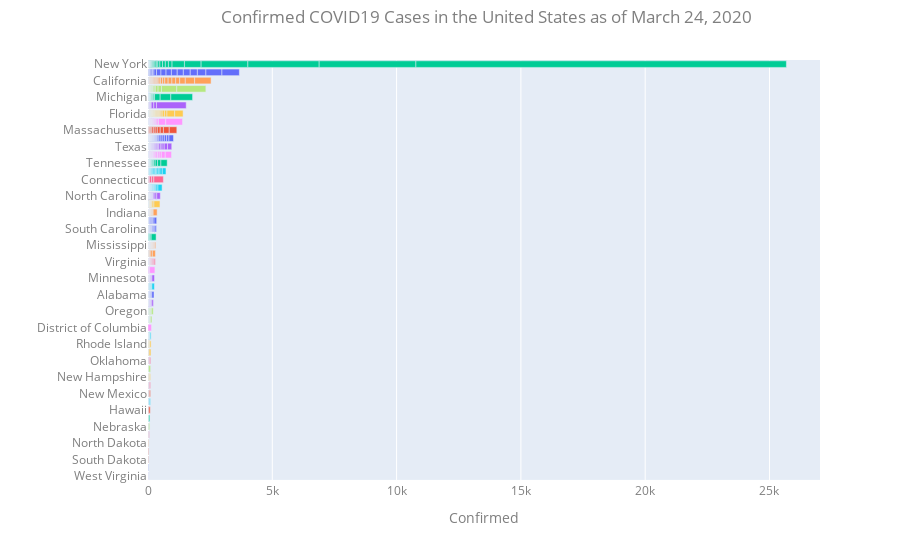

Here is the notebook cell this chart was saved with:
### Code cell
import plotly.express as px
import plotly.graph_objects as go

fig = go.Figure()

#Confirmed = df1['Confirmed'],
#Deaths = df1['Deaths'],
#Total_Confirmed = df1['Confirmed'].sum(),

fig = px.bar(df1, 
             x="Confirmed", 
             y="State",
             text="Confirmed", #this adds the numbers inside the bars when possible or outside to the right
             color='State', 
             orientation='h',
             hover_name="County", hover_data=["Confirmed", "Deaths"],
             height=1700,
             color_continuous_scale='Magenta',
            )
             
fig.update_layout(
    title={
        'text': "Confirmed COVID19 Cases in the United States as of March 24, 2020",
        'y':0.98,
        'x':0.54,
        'xanchor': 'center',
        'yanchor': 'top'},
    showlegend=False,
    xaxis=dict(categoryorder="category ascending", fixedrange=True),
    yaxis=dict(autorange="reversed", title="", categoryorder="total descending", fixedrange=True),
    dragmode=False,
    font=dict(
        #family="Times New Roman",
        #size=16,
        color="#7f7f7f"),
    
    uniformtext_minsize=12, uniformtext_mode='hide',
)

fig.update_xaxes(showline=True, linewidth=0.2)
fig.update_traces(texttemplate='%{text:.2s}', textposition='inside')
    
fig.show()

import plotly.io as pio
pio.write_html(fig, file='Index.html', auto_open=True)
